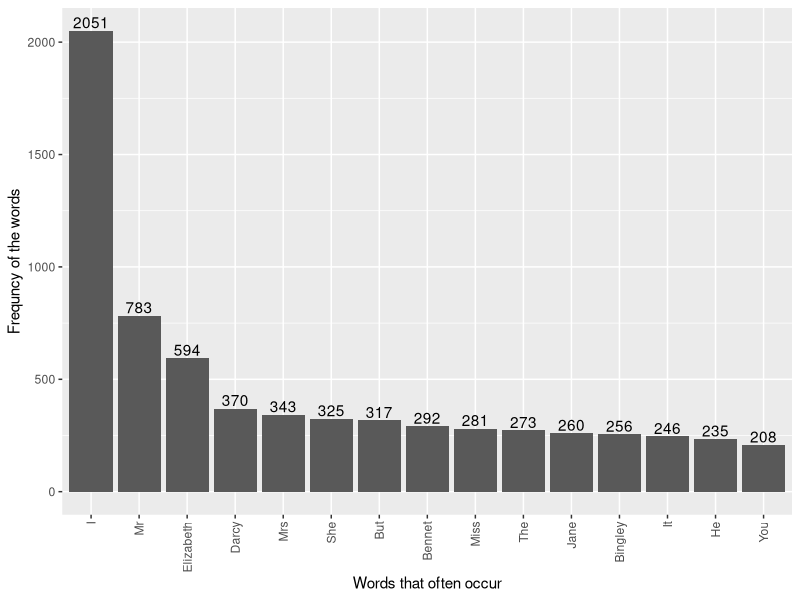

Recreate this plot in R. (Note: this script raises an error after producing the figure.)
## ---- chunk 1
knitr::opts_chunk$set(echo = TRUE)
## ---- chunk 2
# Import the book and break it into a list of words
library(janeaustenr)
book <- janeaustenr::prideprejudice
first_split_book <- book |> strsplit(split=" ")
second_split_book <- list()
for(i in 1:length(first_split_book)){
  sub_book <- first_split_book[[i]] |> strsplit(split=" ")
  second_split_book <- append(second_split_book,sub_book)
}
book_words_unfiltered <- unlist(second_split_book)

# Remove all non-letter symbols in the list 
book_words_unfiltered <- gsub("[[:punct:]]", "", book_words_unfiltered)
book_words_unfiltered <- gsub("[[:digit:]]", "", book_words_unfiltered)
## ---- chunk 3
# filter the list of words using stopwords
library(tidytext)
stopwords <- tidytext::stop_words[,1] |> as.list()
word_list <- stopwords$word
book_words_unfiltered <- as.character(book_words_unfiltered)
choose_index <- book_words_unfiltered %in% word_list
book_words_filtered <- book_words_unfiltered[!choose_index]
## ---- chunk 4
# Select 15 words with the highest frequency
word_counts <- as.data.frame(table(unlist(strsplit(book_words_filtered, "\ ")))) 
word_counts <- with(word_counts, word_counts[Var1 != "", ] )
word_counts <- word_counts[order(word_counts$Freq, decreasing = TRUE),]
words_for_plot <- head(word_counts,15)

# Make the Barplot
library(ggplot2)
library(forcats)
ggplot(data=words_for_plot,aes(x=fct_rev(fct_reorder(Var1, Freq)), y=Freq)) +
geom_bar(stat="identity")+
geom_text(aes(label = Freq), vjust = -0.2)+
theme(axis.text.x = element_text(angle = 90, vjust = 0.5, hjust=1))+
labs(x="Words that often occur", y = "Frequncy of the words")
## ---- chunk 5
# Import necessary packages
library(testthat)
## ---- chunk 6
#' Steve-Style Pig Latin Generator
#' 
#' @description
#' This is a function that convert a word into a Steve-Style Pig Latin word.
#' The two components in this function are modified based on the default Pig
#' Latin rearrangement rule and the default Pig Latin addition rule. The first
#' component will move the last letter to the beginning of the word, and the 
#' second component will add a "steve" to the end of word.
#'
#' @param
#' The input of this function will be a single character or a list of character.
#' Before the converting the input, whether the input belongs to the type of 
#' character will be tested first.
#' 
#' @return
#' It will return a single character or a list of character, so the same type of 
#' the input. If a valid input is provided, then it will throw an error.
#' 
#' @example
#' # valid input
#' steve_PL_generator("word") -> "dworsteve"
#' steve_PL_generator("steve") -> "estevsteve"
#' # invalid input
#' steve_PL_generator(123) -> Error: Please pass character(s)

steve_PL_generator <- function(word){
  if (is.character(word)){
    str_c(str_sub(word,-1,-1), str_sub(word,1,-2), "steve")
  }
  else{
    stop("Please pass character(s)")
  }
}
## ---- chunk 7
# Three non-redundant tests to the function 
test_that("steve_PL_generator", {
    expect_equal('dworsteve', steve_PL_generator("word"))
    expect_equal(c('cabsteve','dbcsteve'), steve_PL_generator(c("abc","bcd")))
    expect_error(steve_PL_generator(iris))
    expect_error(steve_PL_generator(123))
})
